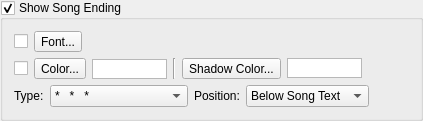
    <widget class="QGroupBox" name="groupBoxSongEnding">
     <property name="title">
      <string>Show Song Ending</string>
     </property>
     <property name="checkable">
      <bool>true</bool>
     </property>
     <layout class="QVBoxLayout" name="verticalLayout_3">
      <item>
       <layout class="QHBoxLayout" name="horizontalLayout_4">
        <item>
         <widget class="QCheckBox" name="checkBoxSameEndingFont">
          <property name="sizePolicy">
           <sizepolicy hsizetype="Fixed" vsizetype="Fixed">
            <horstretch>0</horstretch>
            <verstretch>0</verstretch>
           </sizepolicy>
          </property>
         </widget>
        </item>
        <item>
         <widget class="QToolButton" name="toolButtonEndingFont">
          <property name="text">
           <string>Font...</string>
          </property>
         </widget>
        </item>
        <item>
         <widget class="QLabel" name="labelEndingFont">
          <property name="text">
           <string/>
          </property>
         </widget>
        </item>
       </layout>
      </item>
      <item>
       <layout class="QHBoxLayout" name="horizontalLayout_8">
        <item>
         <widget class="QCheckBox" name="checkBoxSameEndingColor">
          <property name="sizePolicy">
           <sizepolicy hsizetype="Fixed" vsizetype="Fixed">
            <horstretch>0</horstretch>
            <verstretch>0</verstretch>
           </sizepolicy>
          </property>
         </widget>
        </item>
        <item>
         <widget class="QToolButton" name="toolButtonEndingColor">
          <property name="text">
           <string>Color...</string>
          </property>
         </widget>
        </item>
        <item>
         <widget class="QGraphicsView" name="graphicViewEndingColor">
          <property name="sizePolicy">
           <sizepolicy hsizetype="Minimum" vsizetype="Fixed">
            <horstretch>0</horstretch>
            <verstretch>0</verstretch>
           </sizepolicy>
          </property>
          <property name="minimumSize">
           <size>
            <width>75</width>
            <height>20</height>
           </size>
          </property>
          <property name="maximumSize">
           <size>
            <width>75</width>
            <height>19</height>
           </size>
          </property>
         </widget>
        </item>
        <item>
         <widget class="Line" name="line_2">
          <property name="orientation">
           <enum>Qt::Vertical</enum>
          </property>
         </widget>
        </item>
        <item>
         <widget class="QToolButton" name="toolButtonEndingShadowColor">
          <property name="text">
           <string>Shadow Color...</string>
          </property>
         </widget>
        </item>
        <item>
         <widget class="QGraphicsView" name="graphicViewEndingShadowColor">
          <property name="sizePolicy">
           <sizepolicy hsizetype="Fixed" vsizetype="Fixed">
            <horstretch>0</horstretch>
            <verstretch>0</verstretch>
           </sizepolicy>
          </property>
          <property name="minimumSize">
           <size>
            <width>75</width>
            <height>20</height>
           </size>
          </property>
          <property name="maximumSize">
           <size>
            <width>75</width>
            <height>20</height>
           </size>
          </property>
         </widget>
        </item>
        <item>
         <spacer name="horizontalSpacer">
          <property name="orientation">
           <enum>Qt::Horizontal</enum>
          </property>
          <property name="sizeHint" stdset="0">
           <size>
            <width>40</width>
            <height>20</height>
           </size>
          </property>
         </spacer>
        </item>
       </layout>
      </item>
      <item>
       <layout class="QHBoxLayout" name="horizontalLayout_18">
        <item>
         <widget class="QLabel" name="label_2">
          <property name="text">
           <string>Type:</string>
          </property>
         </widget>
        </item>
        <item>
         <widget class="QComboBox" name="comboBoxEndingType">
          <property name="sizePolicy">
           <sizepolicy hsizetype="MinimumExpanding" vsizetype="Fixed">
            <horstretch>0</horstretch>
            <verstretch>0</verstretch>
           </sizepolicy>
          </property>
          <item>
           <property name="text">
            <string notr="true">*   *   *</string>
           </property>
          </item>
          <item>
           <property name="text">
            <string notr="true">-   -   -</string>
           </property>
          </item>
          <item>
           <property name="text">
            <string notr="true">°   °   °</string>
           </property>
          </item>
          <item>
           <property name="text">
            <string notr="true">•   •   •</string>
           </property>
          </item>
          <item>
           <property name="text">
            <string notr="true">●   ●   ●</string>
           </property>
          </item>
          <item>
           <property name="text">
            <string notr="true">▪   ▪   ▪</string>
           </property>
          </item>
          <item>
           <property name="text">
            <string notr="true">■   ■   ■</string>
           </property>
          </item>
          <item>
           <property name="text">
            <string>Song Copyright Info</string>
           </property>
          </item>
         </widget>
        </item>
        <item>
         <widget class="QLabel" name="labelEndingPosition">
          <property name="text">
           <string>Position:</string>
          </property>
         </widget>
        </item>
        <item>
         <widget class="QComboBox" name="comboBoxEndingPosition">
          <item>
           <property name="text">
            <string>Below Song Text</string>
           </property>
           <property name="icon">
            <iconset resource="softprojector.qrc">
             <normaloff>:/icons/icons/belowText.png</normaloff>:/icons/icons/belowText.png</iconset>
           </property>
          </item>
          <item>
           <property name="text">
            <string>Bottom of Screen</string>
           </property>
           <property name="icon">
            <iconset resource="softprojector.qrc">
             <normaloff>:/icons/icons/bottomOfScreen.png</normaloff>:/icons/icons/bottomOfScreen.png</iconset>
           </property>
          </item>
         </widget>
        </item>
        <item>
         <spacer name="horizontalSpacer_6">
          <property name="orientation">
           <enum>Qt::Horizontal</enum>
          </property>
          <property name="sizeHint" stdset="0">
           <size>
            <width>40</width>
            <height>20</height>
           </size>
          </property>
         </spacer>
        </item>
       </layout>
      </item>
     </layout>
    </widget>
